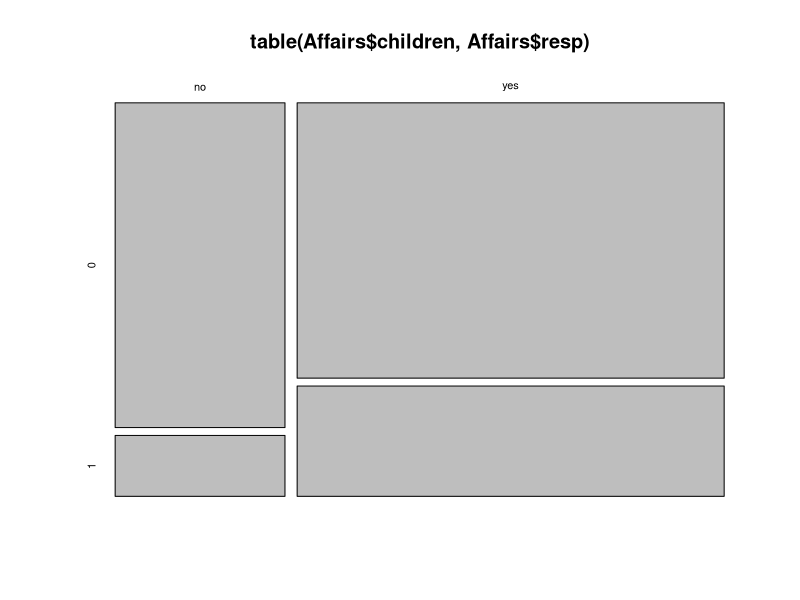
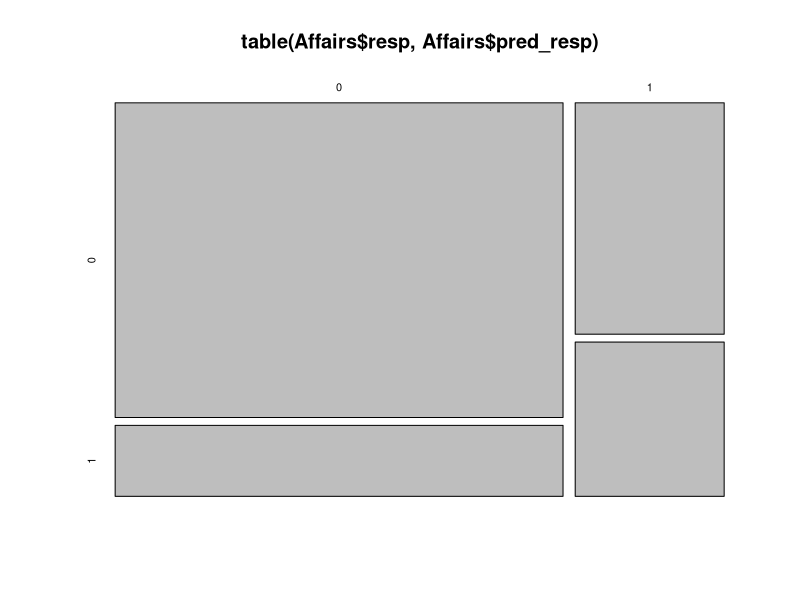

Recreate these plots in R, in order.
# Session 15
######################################################
library(AER)
data(Affairs)
help("Affairs")

table(Affairs$affairs)
Affairs$resp <- ifelse(Affairs$affairs > 0 ,1,0)
head(Affairs,2)

plot(table(Affairs$children,Affairs$resp))
table(Affairs$resp)

m1.logit <- glm(data=Affairs, resp~children+rating, family=binomial)
summary(m1.logit)
exp(m1.logit$coefficients)

predict(m1.logit)
predict(m1.logit,newdata = data.frame(children="yes",rating=4))
predict(m1.logit,newdata = data.frame(children="yes",rating=4),
        type="response")



Affairs$prob <- predict(m1.logit,type="response")

Affairs$pred_resp <- ifelse(Affairs$prob >quantile(Affairs$prob,.75), 1,0)
table(Affairs$resp,Affairs$pred_resp)
plot(table(Affairs$resp,Affairs$pred_resp))
